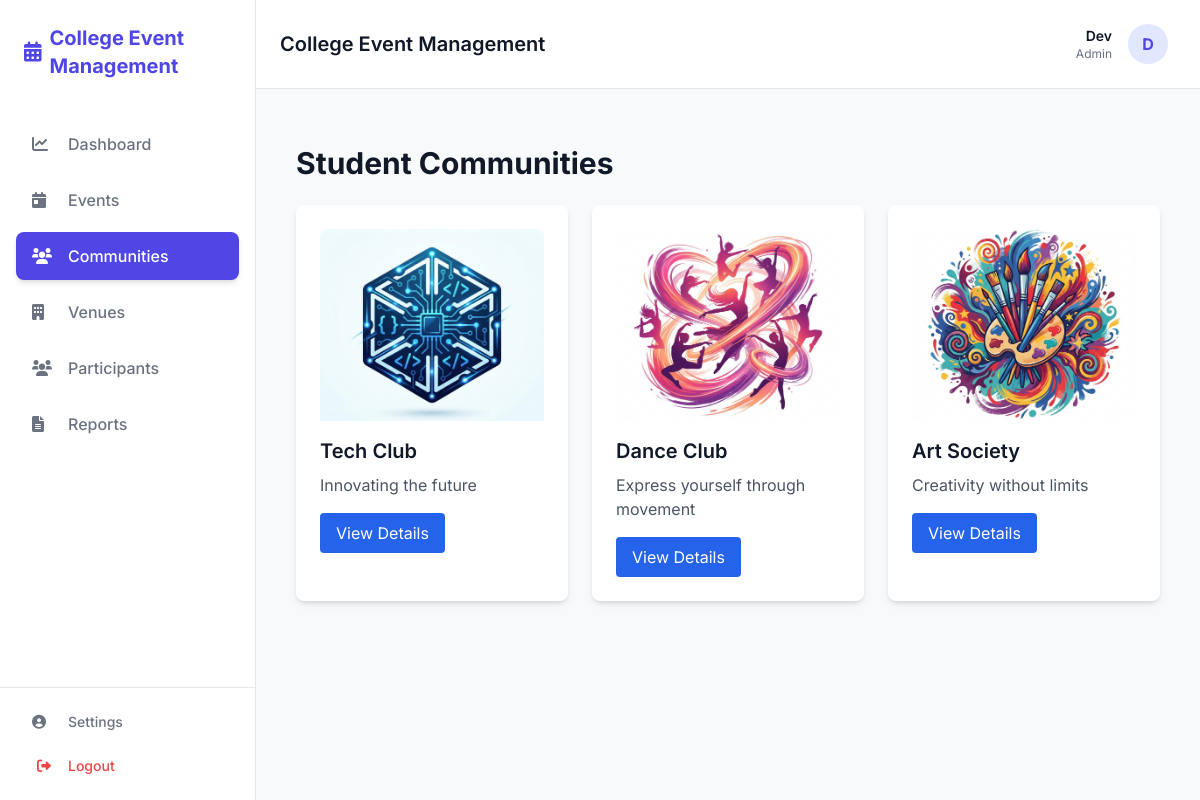
Screenshot of /communities/ (signed in) with the database file from the repository.
### apps/accounts/models.py (models this page shows, shortened)
class User(AbstractUser):
    class Role(models.TextChoices):
        ADMIN = "ADMIN", "Admin"
        ORGANIZER = "ORGANIZER", "Organizer"
        STUDENT = "STUDENT", "Student"
    role = models.CharField(max_length=50, choices=Role.choices, default=Role.STUDENT)
    department = models.CharField(max_length=100, blank=True, null=True)
    year = models.IntegerField(blank=True, null=True)

### apps/communities/views.py (the view)
# urls.py: path('', views.club_list, name='club_list'),
def club_list(request):
    clubs = [
        {'id': 1, 'name': 'Tech Club', 'description': 'Innovating the future', 'is_active': True, 'image': 'images/tech_club.png'},
        {'id': 2, 'name': 'Dance Club', 'description': 'Express yourself through movement', 'is_active': True, 'image': 'images/dance_club.png'},
        {'id': 3, 'name': 'Art Society', 'description': 'Creativity without limits', 'is_active': True, 'image': 'images/art_society.png'},
    ]
    return render(request, 'communities/club_list.html', {'clubs': clubs})

### apps/communities/templates/communities/club_list.html
{% extends 'base.html' %}
{% load static %}
{% block content %}
<div class="container mx-auto px-4 py-8">
    <h1 class="text-3xl font-bold mb-6">Student Communities</h1>
    <div class="grid grid-cols-1 md:grid-cols-2 lg:grid-cols-3 gap-6">
        {% for club in clubs %}
        <div class="bg-white rounded-lg shadow-md p-6 glass-card">
            {% if club.logo %}
            <img src="{{ club.logo.url }}" alt="{{ club.name }}" class="w-full h-48 object-cover rounded-t-lg mb-4">
            {% elif club.image %}
            <img src="{% static club.image %}" alt="{{ club.name }}" class="w-full h-48 object-cover rounded-t-lg mb-4">
            {% else %}
            <div class="w-full h-48 bg-gray-200 flex items-center justify-center rounded-t-lg mb-4">
                <span class="text-gray-400">No Logo</span>
            </div>
            {% endif %}
            <h2 class="text-xl font-semibold mb-2">{{ club.name }}</h2>
            <p class="text-gray-600 mb-4 line-clamp-3">{{ club.description }}</p>
            <a href="{% url 'club_detail' club.id %}"
                class="inline-block bg-blue-600 text-white px-4 py-2 rounded hover:bg-blue-700 transition-colors">
                View Details
            </a>
        </div>
        {% empty %}
        <div class="col-span-full text-center py-12 text-gray-500">
            No active clubs found.
        </div>
        {% endfor %}
    </div>
</div>
{% endblock %}

### apps/core/templates/components/navbar.html
<header class="bg-white border-b border-gray-200 sticky top-0 z-50 px-6 py-4 flex items-center justify-between">
    <div class="flex items-center space-x-4">
        <h2 class="text-xl font-semibold text-textDark">College Event Management</h2>
    </div>
    <a href="{% url 'profile' %}"
        class="flex items-center space-x-4 hover:bg-gray-50 p-2 rounded-lg transition-colors cursor-pointer">
        <div class="text-right hidden md:block">
            <p class="text-sm font-semibold text-textDark">{{ user.username }}</p>
            <p class="text-xs text-textLight capitalize">{{ user.role|lower }}</p>
        </div>
        <div class="h-10 w-10 rounded-full bg-indigo-100 flex items-center justify-center text-primary font-bold">
            {{ user.username|first|upper }}
        </div>
    </a>
</header>

### apps/core/templates/base.html (style rules this page uses)
body { font-family: 'Inter', sans-serif; background-color: #F8F9FB; color: #111827; }
.glass-card { transition: all 0.3s cubic-bezier(0.4, 0, 0.2, 1); }

### rows the page displays
User: username "Dev", role "Admin", username|first "D"

### other values shown
{{ club.name }} "Tech Club" "Dance Club" "Art Society"
{{ club.description }} "Innovating the future" "Express yourself through movement" "Creativity without limits"
